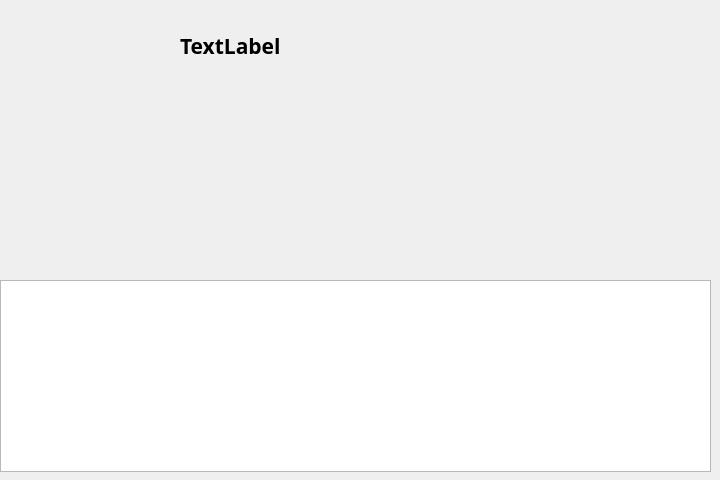
<?xml version="1.0" encoding="UTF-8"?>
<ui version="4.0">
 <class>clock</class>
 <widget class="QWidget" name="clock">
  <property name="geometry">
   <rect>
    <x>0</x>
    <y>0</y>
    <width>720</width>
    <height>480</height>
   </rect>
  </property>
  <property name="font">
   <font>
    <family>HarmonyOS Sans SC</family>
    <pointsize>16</pointsize>
   </font>
  </property>
  <property name="windowTitle">
   <string>time</string>
  </property>
  <property name="windowOpacity">
   <double>0.000000000000000</double>
  </property>
  <widget class="QTextBrowser" name="sen">
   <property name="geometry">
    <rect>
     <x>0</x>
     <y>280</y>
     <width>711</width>
     <height>192</height>
    </rect>
   </property>
  </widget>
  <widget class="QWidget" name="tomato" native="true">
   <property name="geometry">
    <rect>
     <x>10</x>
     <y>130</y>
     <width>291</width>
     <height>141</height>
    </rect>
   </property>
  </widget>
  <widget class="QWidget" name="weather" native="true">
   <property name="geometry">
    <rect>
     <x>310</x>
     <y>140</y>
     <width>391</width>
     <height>131</height>
    </rect>
   </property>
  </widget>
  <widget class="QLabel" name="time">
   <property name="geometry">
    <rect>
     <x>180</x>
     <y>0</y>
     <width>331</width>
     <height>91</height>
    </rect>
   </property>
   <property name="font">
    <font>
     <family>HarmonyOS Sans SC Black</family>
     <pointsize>16</pointsize>
     <bold>true</bold>
    </font>
   </property>
   <property name="text">
    <string>TextLabel</string>
   </property>
  </widget>
 </widget>
 <resources/>
 <connections/>
</ui>
